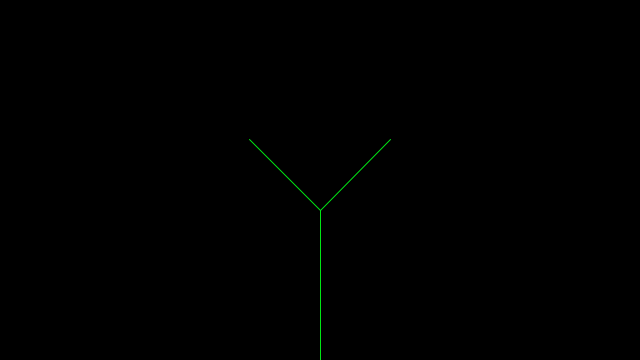
Frame 1 (no input)
Frame 60 (the mouse pressed at the canvas centre just before this capture): identical to frame 1, image omitted
Frame 120 (the mouse held since frame 60 and released just before this capture): identical to frame 1, image omitted

The Processing sketch that drew this single still picture (run headless with seeded random() and noise(); from frame 60 on, the mouse is pressed at the canvas centre):

// Processing sketch: recursion0004_Fractal_tree
// ── recursion0004_Fractal_tree.pde

void setup(){
  size(640,360);

}

void draw(){
  background(0);
  translate(width/2, height);
  stroke(0,230,20);
  line(0,0,0, -150);
  translate(0,-150);
  pushMatrix();
  rotate(PI/4);
    line(0,0,0, -100);

  popMatrix();
  rotate(-PI/4);
  line(0,0,0, -100);

}
// ── KochLine.pde
class KochLine{
  PVector start;
  PVector end;
  
  KochLine(PVector a, PVector b){
    start = a.get();
    end = b.get();
  }
  void display(){
    stroke(255, 100, 10);
    line(start.x, start.y, end.x, end.y);
  }
  


//PVector die veraltete Methode .get erzeugt eine Kopie des Vectos
// die wir baruchen falls wir den Kram in Bewegung bringen wollen.

  PVector kochA(){
    return start.get();
  }

  PVector kochE(){
    return end.get();
  }

  PVector kochB(){
    PVector v = PVector.sub(end, start);
    v.div(3);
    v.add(start);
    return v;
  }

  PVector kochD(){
    PVector v = PVector.sub(end, start);
    v.mult(2/3.0);
    v.add(start);
    return v;
  }
  
  PVector kochC(){
    PVector a =start.get();
    PVector v = PVector.sub(end, start);
    v.div(3);
    a.add(v);
    v.rotate(-radians(60));
    a.add(v);
    return a;
  
  }
}
  
